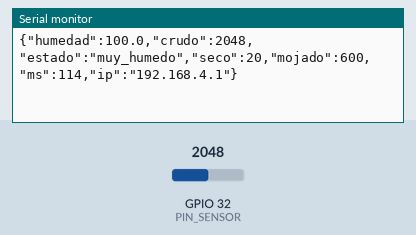
This sketch was run on a simulated ESP32. Shown: the last lines printed to the serial monitor. The inputs (shaded band) are chosen by the test bench; at power-on: GPIO 32 (PIN_SENSOR) = 2048 (analog values on the 0–4095 scale). WiFi joins after 1.5 s; servers stay silent unless stated; EEPROM starts erased.

Above: at 1.2 s.
1.3 s: GPIO 32 (PIN_SENSOR) set to 474
At 2.6 s:
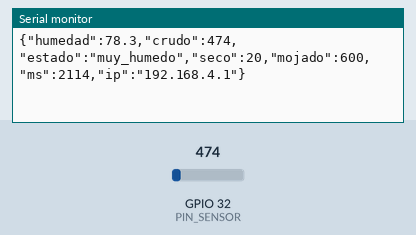
2.8 s: GPIO 32 (PIN_SENSOR) set to 437
At 5.0 s:
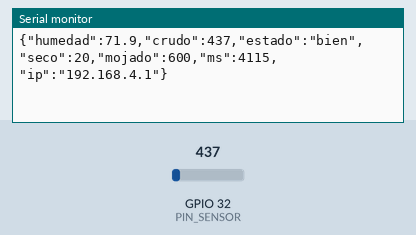
Timing chart, 0 to 6.5 s (numbered marks = the images above; inputs shaded):
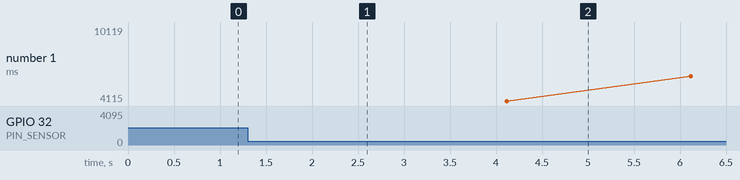

Measured:
- the behaviour switches between 456 and 455 on GPIO 32 (PIN_SENSOR) (found by bisection; images 1 and 2)
- after the input at 1.3 s, the serial monitor: prints a new line after 0.81 s (image 1)
- after the input at 2.8 s, the serial monitor: prints a new line after 1.3 s (image 2)

The sketch:

fieldshift_humedad.ino
```cpp
// Field Shift · prototipo de estación de humedad del suelo (WiFi + USB)
// ESP32 (clásico, C3 o S3) + sonda de dos patitas HW-080 sin plaquita.
// Conexión probada (S3): patita A → 3V3, patita B → PIN_SENSOR (GPIO1). Sin pull-down: con agua de la llave
// la sonda tiene cientos de kΩ y la resistencia interna (~45 kΩ) aplastaba la señal a 0.
//
// Salidas:
//  - USB (Serial 115200): una línea JSON cada 2 s (la lee la página "Sensor en vivo" por Web Serial).
//  - WiFi: http://fieldshift-sensor.local/  (página simple)  y  /datos  (JSON con CORS, la usa "Sensor en vivo").
//    Si no hay red guardada o no conecta, abre su propia red "FieldShift-Sensor" (clave: fieldshift) en 192.168.4.1.
//  - Opcional: si se guarda un servidor y token, manda cada lectura a POST <servidor>/api/sensores/<id>/lecturas.
// Comandos por USB (una línea cada uno): seco · mojado · reset · wifi <red> · clave <contraseña> · conectar
//                                        servidor <url> · token <token> · id <id del sensor> · info
#include <Arduino.h>
#include <Preferences.h>
#include <WiFi.h>
#include <WebServer.h>
#include <ESPmDNS.h>
#include <HTTPClient.h>
#include "driver/gpio.h"

#if CONFIG_IDF_TARGET_ESP32C3
const int PIN_SENSOR = 3;
const int PIN_POWER = 5;
#elif CONFIG_IDF_TARGET_ESP32S3
const int PIN_SENSOR = 1;
const int PIN_POWER = 2;
#else
const int PIN_SENSOR = 32;
const int PIN_POWER = 25;
#endif

const unsigned long CADA_MS = 2000;
Preferences prefs;
WebServer web(80);
int crudoSeco = 20, crudoMojado = 600;
String red, clave, servidor, token, idSensor = "prototipo";
String ultimo = "{}";
bool modoAP = false;
unsigned long proxima = 0, ultimoEnvio = 0;

int leerCrudo() {
  digitalWrite(PIN_POWER, HIGH);
  analogRead(PIN_SENSOR);
  gpio_pulldown_dis((gpio_num_t)PIN_SENSOR);
  delay(60);
  long suma = 0;
  for (int i = 0; i < 24; i++) { suma += analogRead(PIN_SENSOR); delay(2); }
  digitalWrite(PIN_POWER, LOW);
  return suma / 24;
}

String ipTexto() { return modoAP ? WiFi.softAPIP().toString() : (WiFi.status() == WL_CONNECTED ? WiFi.localIP().toString() : String("")); }

void conectarWiFi() {
  WiFi.mode(WIFI_STA);
  if (red.length()) {
    WiFi.begin(red.c_str(), clave.c_str());
    for (int i = 0; i < 40 && WiFi.status() != WL_CONNECTED; i++) delay(250);  // hasta 10 s
  }
  if (WiFi.status() == WL_CONNECTED) {
    modoAP = false;
  } else {
    WiFi.mode(WIFI_AP);
    WiFi.softAP("FieldShift-Sensor", "fieldshift");
    modoAP = true;
  }
  MDNS.end();
  if (MDNS.begin("fieldshift-sensor")) MDNS.addService("http", "tcp", 80);
  Serial.printf("{\"wifi\":\"%s\",\"red\":\"%s\",\"ip\":\"%s\",\"url\":\"http://fieldshift-sensor.local/\"}\n",
                modoAP ? "propia" : "conectado", modoAP ? "FieldShift-Sensor" : red.c_str(), ipTexto().c_str());
}

void cors() { web.sendHeader("Access-Control-Allow-Origin", "*"); web.sendHeader("Cache-Control", "no-store"); }

const char PAGINA[] PROGMEM = R"HTML(<!doctype html><html lang="es"><head><meta charset="utf-8">
<meta name="viewport" content="width=device-width,initial-scale=1"><title>Field Shift · sensor</title>
<style>body{margin:0;background:#0b1f17;color:#eef6f0;font:18px system-ui;display:flex;min-height:100vh;align-items:center;justify-content:center;text-align:center}
.n{font-size:5rem;font-weight:700}.e{display:inline-block;padding:8px 18px;border-radius:99px;font-weight:600;color:#0b1f17}small{color:#a9c7b6}</style></head>
<body><div><small>FIELD SHIFT · HUMEDAD DEL SUELO</small><div class="n" id="h">—</div><div class="e" id="e">…</div><p><small id="c"></small></p></div>
<script>async function t(){try{const j=await (await fetch('/datos')).json();h.textContent=Math.round(j.humedad)+' %';
const m={regar:['Hay que regar','#e0664f'],bien:['Humedad buena','#5cc28a'],muy_humedo:['Muy húmedo','#4fa8e0']}[j.estado];
e.textContent=m[0];e.style.background=m[1];c.textContent='crudo '+j.crudo+' · '+new Date().toLocaleTimeString()}catch(x){}}t();setInterval(t,2000)</script></body></html>)HTML";

void enviarServidor() {
  if (modoAP || !servidor.length() || !token.length() || WiFi.status() != WL_CONNECTED) return;
  if (millis() - ultimoEnvio < 60000) return;  // una vez por minuto
  ultimoEnvio = millis();
  HTTPClient http;
  http.begin(servidor + "/api/sensores/" + idSensor + "/lecturas");
  http.addHeader("Content-Type", "application/json");
  http.addHeader("Authorization", "Bearer " + token);
  int code = http.POST("{\"lecturas\":[" + ultimo + "]}");
  http.end();
  Serial.printf("{\"envio\":%d}\n", code);
}

void comando(String c) {
  c.trim();
  int sp = c.indexOf(' ');
  String k = sp < 0 ? c : c.substring(0, sp), v = sp < 0 ? "" : c.substring(sp + 1);
  if (k == "wifi") { red = v; prefs.putString("red", v); }
  else if (k == "clave") { clave = v; prefs.putString("clave", v); }
  else if (k == "conectar") conectarWiFi();
  else if (k == "servidor") { servidor = v; prefs.putString("srv", v); }
  else if (k == "token") { token = v; prefs.putString("tok", v); }
  else if (k == "id") { idSensor = v; prefs.putString("id", v); }
  else if (k == "info") Serial.printf("{\"wifi\":\"%s\",\"red\":\"%s\",\"ip\":\"%s\"}\n", modoAP ? "propia" : "conectado", red.c_str(), ipTexto().c_str());
  else if (k == "reset") { crudoSeco = 20; crudoMojado = 600; prefs.remove("seco"); prefs.remove("mojado"); }
  else if (k == "seco" || k == "mojado") {
    int crudo = leerCrudo();
    if (k == "seco") { crudoSeco = crudo; prefs.putInt("seco", crudo); }
    else { crudoMojado = crudo; prefs.putInt("mojado", crudo); }
  }
}

void setup() {
  Serial.begin(115200);
  pinMode(PIN_POWER, OUTPUT);
  digitalWrite(PIN_POWER, LOW);
  analogReadResolution(12);
  analogSetAttenuation(ADC_11db);
  prefs.begin("fieldshift", false);
  crudoSeco = prefs.getInt("seco", crudoSeco);
  crudoMojado = prefs.getInt("mojado", crudoMojado);
  red = prefs.getString("red", ""); clave = prefs.getString("clave", "");
  servidor = prefs.getString("srv", ""); token = prefs.getString("tok", ""); idSensor = prefs.getString("id", "prototipo");
  conectarWiFi();
  web.on("/", []() { web.send_P(200, "text/html; charset=utf-8", PAGINA); });
  web.on("/datos", []() { cors(); web.send(200, "application/json", ultimo); });
  web.begin();
}

void loop() {
  web.handleClient();
  while (Serial.available()) comando(Serial.readStringUntil('\n'));
  if (millis() < proxima) { delay(2); return; }
  proxima = millis() + CADA_MS;
  if (!modoAP && red.length() && WiFi.status() != WL_CONNECTED) WiFi.reconnect();

  int crudo = leerCrudo();
  float rango = (float)(crudoSeco - crudoMojado);
  float pct = rango != 0 ? 100.0f * (crudoSeco - crudo) / rango : 0;
  pct = constrain(pct, 0.0f, 100.0f);
  const char *estado = pct < 35 ? "regar" : (pct > 75 ? "muy_humedo" : "bien");
  char buf[220];
  snprintf(buf, sizeof buf, "{\"humedad\":%.1f,\"crudo\":%d,\"estado\":\"%s\",\"seco\":%d,\"mojado\":%d,\"ms\":%lu,\"ip\":\"%s\"}",
           pct, crudo, estado, crudoSeco, crudoMojado, millis(), ipTexto().c_str());
  ultimo = buf;
  Serial.println(ultimo);
  enviarServidor();
}
```
